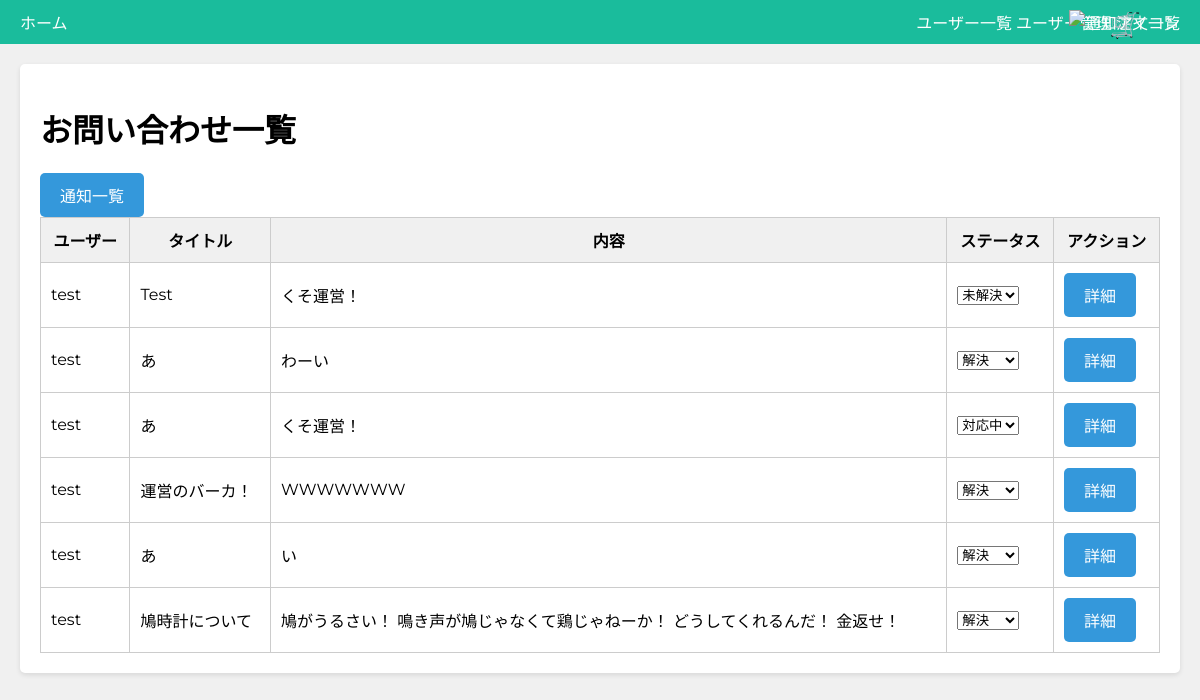
Screenshot of /inquiry_list (signed in) with the database file from the repository.
### app/models.py (models this page shows, shortened)
class Inquiry(db.Model):
    id = db.Column(db.Integer, primary_key=True)
    user_id = db.Column(db.Integer, db.ForeignKey('user.id'), nullable=False)
    title = db.Column(db.String(100), nullable=False)
    content = db.Column(db.Text, nullable=False)
    status = db.Column(db.String(20), default='未解決')
    created_at = db.Column(db.DateTime, default=datetime.utcnow)
    user = db.relationship('User', backref=db.backref('inquiries', lazy=True))

class User(UserMixin, db.Model):
    id = db.Column(db.Integer, primary_key=True)
    username = db.Column(db.String(80), unique=True, nullable=False)
    email = db.Column(db.String(120), unique=True, nullable=False)
    password_hash = db.Column(db.String(128))
    is_admin = db.Column(db.Boolean, default=False)
    nickname = db.Column(db.String(80))
    is_banned = db.Column(db.Boolean, default=False)
    avatar_filename = db.Column(db.String(200), default='default.png')

### app/routes.py (the view)
@main.route('/inquiry_list')
@login_required
def inquiry_list():
    if not current_user.is_admin:
        abort(403)
    inquiries = Inquiry.query.order_by(Inquiry.created_at.desc()).all()
    cart_count = 0
    if current_user.is_authenticated:
        cart_items = CartItem.query.filter_by(user_id=current_user.id).all()
        cart_count = sum(item.quantity for item in cart_items)
    notification_count = 0
    if current_user.is_authenticated:
        notification_count = Notification.query.filter_by(user_id=current_user.id, is_read=False).count()
    return render_template('inquiry_list.html', inquiries=inquiries, cart_count=cart_count, notification_count=notification_count)

### app/__init__.py (called while the page is built)
@login_manager.user_loader
def load_user(user_id):
    return User.query.get(int(user_id))

### app/templates/inquiry_list.html (shortened to what this page needs)
<!DOCTYPE html>
{% extends 'base.html' %}
{% block content %}
    <h1>お問い合わせ一覧</h1>
    <a href="{{ url_for('main.notifications') }}" class="button">通知一覧</a>
    {% if inquiries %}
        <table class="inquiry-table">
            <thead>
                <tr>
                    <th>ユーザー</th>
                    <th>タイトル</th>
                    <th>内容</th>
                    <th>ステータス</th>
                    <th>アクション</th>
                </tr>
            </thead>
            <tbody>
                {% for inquiry in inquiries %}
                    <tr>
                        <td>{{ inquiry.user.username }}</td>
                        <td>{{ inquiry.title }}</td>
                        <td>{{ inquiry.content }}</td>
                        <td>
                            <form action="{{ url_for('main.update_inquiry_status', inquiry_id=inquiry.id) }}" method="post">
                                <select name="status" onchange="this.form.submit()">
                                    <option value="未解決" {% if inquiry.status == '未解決' %}selected{% endif %}>未解決</option>
                                    <option value="対応中" {% if inquiry.status == '対応中' %}selected{% endif %}>対応中</option>
                                    <option value="解決" {% if inquiry.status == '解決' %}selected{% endif %}>解決</option>
                                </select>
                            </form>
                        </td>
                        <td>
                            <a href="{{ url_for('main.inquiry_detail', inquiry_id=inquiry.id) }}" class="button">詳細</a>
                        </td>
                    </tr>
                {% endfor %}
            </tbody>
        </table>
    {% else %}
        <p>お問い合わせはありません。</p>
    {% endif %}
{% endblock %}

### app/templates/base.html (style rules this page uses)
body { font-family: 'Montserrat', sans-serif; margin: 0; padding: 0; background-color: #f0f0f0; }
.button { display: inline-block; background-color: #3498db; color: white; padding: 10px 20px; text-decoration: none; border-radius: 5px; }

### app/templates/inquiry_list.html (style rules this page uses)
.inquiry-table { width: 100%; border-collapse: collapse; }
.inquiry-table th, .inquiry-table td { padding: 10px; border: 1px solid #ccc; }
.inquiry-table th { background-color: #f0f0f0; font-weight: bold; }

### rows the page displays
Inquiry: user.username "test", title "Test", content "くそ運営！", status "未解決"
Inquiry: user.username "test", title "あ", content "わーい", status "解決"
Inquiry: user.username "test", title "あ", content "くそ運営！", status "対応中"
Inquiry: user.username "test", title "運営のバーカ！", content "WWWWWWW", status "解決"
Inquiry: user.username "test", title "あ", content "い", status "解決"
Inquiry: user.username "test", title "鳩時計について", content "鳩がうるさい！ 鳴き声が鳩じゃなくて鶏じゃねーか！ どうしてくれるんだ！ 金返せ！", status "解決"
